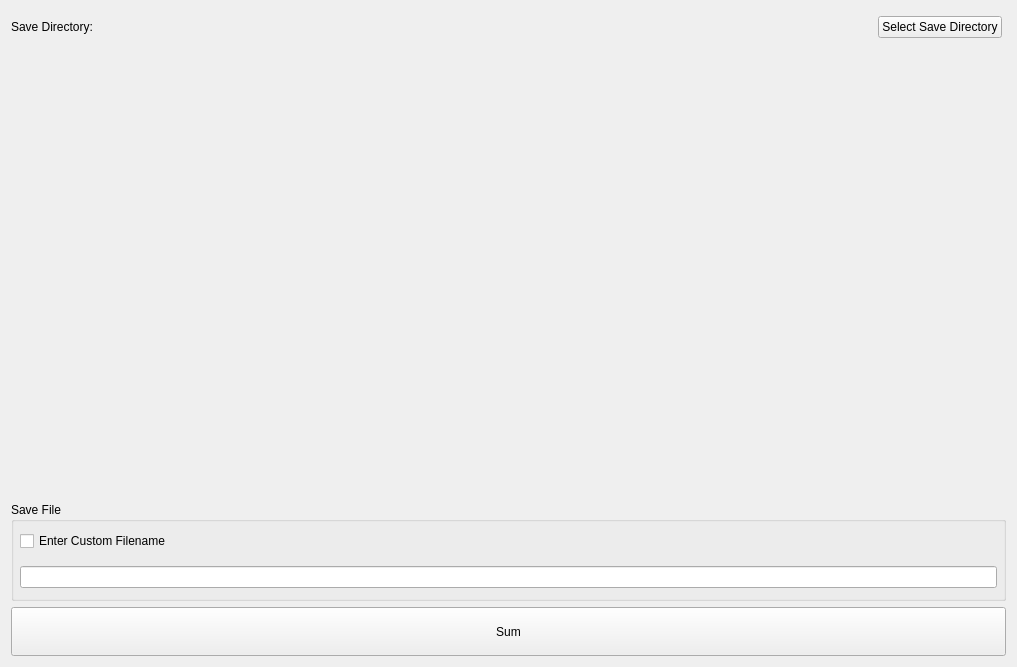
<?xml version="1.0" encoding="UTF-8"?>
<ui version="4.0">
 <class>AddRunsPage</class>
 <widget class="QWidget" name="AddRunsPage">
  <property name="geometry">
   <rect>
    <x>0</x>
    <y>0</y>
    <width>1017</width>
    <height>667</height>
   </rect>
  </property>
  <property name="windowTitle">
   <string>Form</string>
  </property>
  <layout class="QVBoxLayout" name="verticalLayout">
   <item>
    <widget class="QWidget" name="saveDirectoryWidget" native="true">
     <property name="minimumSize">
      <size>
       <width>0</width>
       <height>30</height>
      </size>
     </property>
     <property name="toolTip">
      <string>&lt;html&gt;&lt;head/&gt;&lt;body&gt;&lt;p&gt;Change the save directory for added runs. This can be separate from Mantid's default save directory, however this will be updated to the defaultsave whenever defaultsave is changed.&lt;/p&gt;&lt;/body&gt;&lt;/html&gt;</string>
     </property>
     <widget class="QWidget" name="horizontalLayoutWidget">
      <property name="geometry">
       <rect>
        <x>0</x>
        <y>0</y>
        <width>991</width>
        <height>32</height>
       </rect>
      </property>
      <layout class="QHBoxLayout" name="horizontalLayout_2">
       <item>
        <widget class="QLabel" name="outputDirectoryLabel">
         <property name="maximumSize">
          <size>
           <width>937</width>
           <height>16777215</height>
          </size>
         </property>
         <property name="text">
          <string>&lt;html&gt;&lt;head/&gt;&lt;body&gt;&lt;p&gt;Save Directory:&lt;/p&gt;&lt;/body&gt;&lt;/html&gt;</string>
         </property>
        </widget>
       </item>
       <item>
        <spacer name="horizontalSpacer">
         <property name="orientation">
          <enum>Qt::Horizontal</enum>
         </property>
         <property name="sizeHint" stdset="0">
          <size>
           <width>40</width>
           <height>20</height>
          </size>
         </property>
        </spacer>
       </item>
       <item>
        <widget class="QPushButton" name="saveDirectoryButton">
         <property name="toolTip">
          <string>&lt;html&gt;&lt;head/&gt;&lt;body&gt;&lt;p&gt;Select a directory to save summed runs into. This directory is different to Mantid's default save directory.&lt;/p&gt;&lt;/body&gt;&lt;/html&gt;</string>
         </property>
         <property name="text">
          <string>Select Save Directory</string>
         </property>
        </widget>
       </item>
      </layout>
     </widget>
    </widget>
   </item>
   <item>
    <widget class="RunSelectorWidget" name="run_selector" native="true">
     <property name="sizePolicy">
      <sizepolicy hsizetype="Expanding" vsizetype="Expanding">
       <horstretch>0</horstretch>
       <verstretch>6</verstretch>
      </sizepolicy>
     </property>
    </widget>
   </item>
   <item>
    <widget class="SummationSettingsWidget" name="summation_settings" native="true">
     <property name="sizePolicy">
      <sizepolicy hsizetype="Expanding" vsizetype="Expanding">
       <horstretch>0</horstretch>
       <verstretch>3</verstretch>
      </sizepolicy>
     </property>
    </widget>
   </item>
   <item>
    <widget class="QGroupBox" name="outputFileGroup">
     <property name="sizePolicy">
      <sizepolicy hsizetype="Preferred" vsizetype="Preferred">
       <horstretch>0</horstretch>
       <verstretch>2</verstretch>
      </sizepolicy>
     </property>
     <property name="title">
      <string>Save File</string>
     </property>
     <layout class="QVBoxLayout" name="verticalLayout_2">
      <property name="spacing">
       <number>12</number>
      </property>
      <property name="leftMargin">
       <number>6</number>
      </property>
      <property name="topMargin">
       <number>6</number>
      </property>
      <property name="rightMargin">
       <number>6</number>
      </property>
      <property name="bottomMargin">
       <number>6</number>
      </property>
      <item>
       <widget class="QCheckBox" name="customFilenameCheckBox">
        <property name="text">
         <string>Enter Custom Filename</string>
        </property>
       </widget>
      </item>
      <item>
       <widget class="QLineEdit" name="fileNameEdit"/>
      </item>
     </layout>
    </widget>
   </item>
   <item>
    <widget class="QPushButton" name="sumButton">
     <property name="sizePolicy">
      <sizepolicy hsizetype="Expanding" vsizetype="Expanding">
       <horstretch>0</horstretch>
       <verstretch>1</verstretch>
      </sizepolicy>
     </property>
     <property name="text">
      <string>Sum</string>
     </property>
    </widget>
   </item>
  </layout>
 </widget>
 <customwidgets>
  <customwidget>
   <class>RunSelectorWidget</class>
   <extends>QWidget</extends>
   <header>ui.sans_isis.run_selector_widget</header>
   <container>1</container>
  </customwidget>
  <customwidget>
   <class>SummationSettingsWidget</class>
   <extends>QWidget</extends>
   <header>ui.sans_isis.summation_settings_widget</header>
   <container>1</container>
  </customwidget>
 </customwidgets>
 <resources/>
 <connections/>
</ui>
